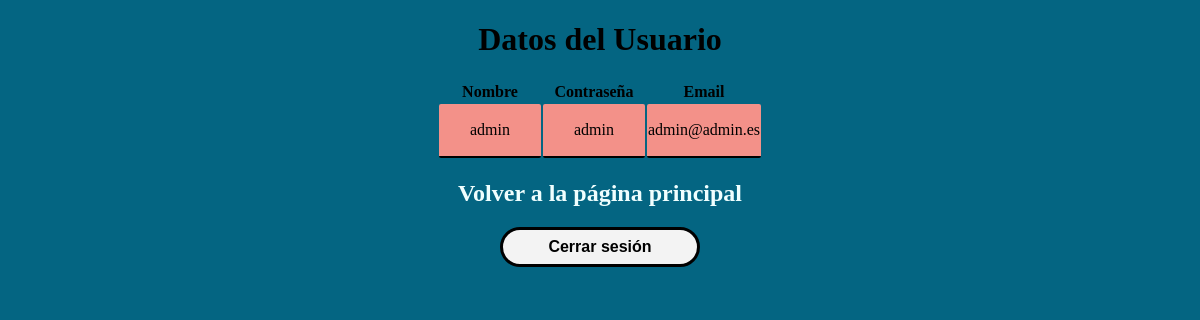
Screenshot of /usuarios/registrado/registrado.php (signed in) with the database file from the repository.
### tables this page shows
CREATE TABLE `usuario` (
  `id_usuario` int(10) NOT NULL,
  `nombre_usuario` varchar(50) NOT NULL,
  `contraseña` varchar(16) NOT NULL,
  `email` varchar(100) NOT NULL,
  `id_rol` int(10) NOT NULL
);

### usuarios/registrado/registrado.php (the view, shortened to what this page needs)
<?php
if(isset($_SESSION['nombredelusuario']))
{
	$usuarioingresado = $_SESSION['nombredelusuario'];
}
else
{
	header('location: ../../login/login.php');
}
    include_once "../../php/conexion.php";
?>
<!DOCTYPE html>
<html lang="es">
<head>
    <link rel="stylesheet" href="../../css/user_ya_registrado.css">
</head>
<body>
<h1>Datos del Usuario</h1>
<table class="tabla">
    <tr>
        <th>Nombre</th>
        <th>Contraseña</th>
        <th>Email</th>
    </tr>
    <?php
        $queryusuarios = mysqli_query($conn, "SELECT * FROM usuario where nombre_usuario like '".$usuarioingresado."'");
        while($mostrar = mysqli_fetch_array($queryusuarios)){
    ?>
    <tr>
        <td><?php echo $mostrar['nombre_usuario'] ?></td>
        <td><?php echo $mostrar['contraseña'] ?></td>
        <td><?php echo $mostrar['email'] ?></td>
    </tr>
    <?php
                }
    ?>
</table>
<h2><a href="../../index.php">Volver a la página principal</a></h2>
<form method="POST">
<input type="submit" value="Cerrar sesión" name="btncerrar" />
</form>
</body>
</html>

### css/user_ya_registrado.css (style rules this page uses)
.tabla { display: grid; justify-content: center; align-items: center; min-width: 50%; margin: auto; }
td { border-bottom: solid black 2px; background-color: #f39189; border-radius: 2px; height: 50px; width: 100px; text-align: center; }
h1 { text-align: center; }
h2 { text-align: center; }
form { text-align: center; }
input[type=submit] { font-size: 16px; background-color: #f3f3f3; color: black; font-weight: bold; border-radius: 20px; height: 40px; width: 200px; border: solid; }
a { color: azure; text-decoration: none; }
body { background-color: #046582; }

### rows the page displays
usuario: nombre_usuario "admin", contraseña "admin", email "admin@admin.es"
